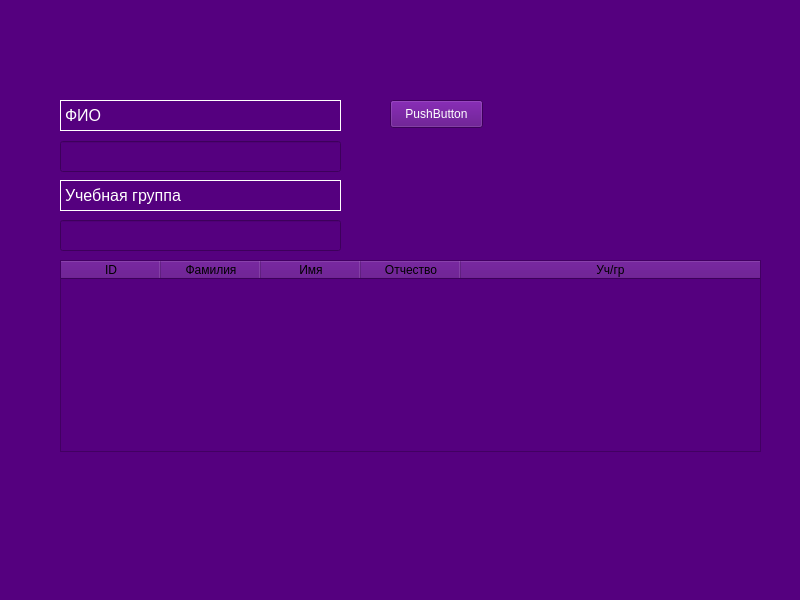
<?xml version="1.0" encoding="UTF-8"?>
<ui version="4.0">
 <class>MainWindow</class>
 <widget class="QMainWindow" name="MainWindow">
  <property name="geometry">
   <rect>
    <x>0</x>
    <y>0</y>
    <width>800</width>
    <height>600</height>
   </rect>
  </property>
  <property name="windowTitle">
   <string>MainWindow</string>
  </property>
  <property name="styleSheet">
   <string notr="true">background-color: rgb(85, 0, 127);
color: rgb(255, 255, 255);</string>
  </property>
  <widget class="QWidget" name="centralwidget">
   <widget class="QLabel" name="label">
    <property name="geometry">
     <rect>
      <x>60</x>
      <y>100</y>
      <width>281</width>
      <height>31</height>
     </rect>
    </property>
    <property name="font">
     <font>
      <pointsize>12</pointsize>
     </font>
    </property>
    <property name="styleSheet">
     <string notr="true">border: 1px solid white;</string>
    </property>
    <property name="text">
     <string>ФИО</string>
    </property>
   </widget>
   <widget class="QLabel" name="label_2">
    <property name="geometry">
     <rect>
      <x>60</x>
      <y>180</y>
      <width>281</width>
      <height>31</height>
     </rect>
    </property>
    <property name="font">
     <font>
      <pointsize>12</pointsize>
     </font>
    </property>
    <property name="styleSheet">
     <string notr="true">border: 1px solid white;</string>
    </property>
    <property name="text">
     <string>Учебная группа</string>
    </property>
   </widget>
   <widget class="QLineEdit" name="lineEdit">
    <property name="geometry">
     <rect>
      <x>60</x>
      <y>141</y>
      <width>281</width>
      <height>31</height>
     </rect>
    </property>
    <property name="font">
     <font>
      <pointsize>12</pointsize>
     </font>
    </property>
   </widget>
   <widget class="QLineEdit" name="lineEdit_2">
    <property name="geometry">
     <rect>
      <x>60</x>
      <y>220</y>
      <width>281</width>
      <height>31</height>
     </rect>
    </property>
    <property name="font">
     <font>
      <pointsize>12</pointsize>
     </font>
    </property>
   </widget>
   <widget class="QTableWidget" name="tableWidget">
    <property name="geometry">
     <rect>
      <x>60</x>
      <y>260</y>
      <width>701</width>
      <height>192</height>
     </rect>
    </property>
    <property name="styleSheet">
     <string notr="true">background-color: rgb(85, 0, 127);
color: rgb(0, 0, 0);</string>
    </property>
    <property name="verticalScrollBarPolicy">
     <enum>Qt::ScrollBarAsNeeded</enum>
    </property>
    <property name="horizontalScrollBarPolicy">
     <enum>Qt::ScrollBarAsNeeded</enum>
    </property>
    <property name="sizeAdjustPolicy">
     <enum>QAbstractScrollArea::AdjustToContents</enum>
    </property>
    <property name="horizontalScrollMode">
     <enum>QAbstractItemView::ScrollPerItem</enum>
    </property>
    <property name="showGrid">
     <bool>true</bool>
    </property>
    <attribute name="horizontalHeaderVisible">
     <bool>true</bool>
    </attribute>
    <attribute name="horizontalHeaderCascadingSectionResizes">
     <bool>true</bool>
    </attribute>
    <attribute name="horizontalHeaderHighlightSections">
     <bool>true</bool>
    </attribute>
    <attribute name="horizontalHeaderMinimumSectionSize">
     <number>50</number>
    </attribute>
    <attribute name="horizontalHeaderShowSortIndicator" stdset="0">
     <bool>false</bool>
    </attribute>
    <attribute name="horizontalHeaderStretchLastSection">
     <bool>true</bool>
    </attribute>
    <attribute name="verticalHeaderShowSortIndicator" stdset="0">
     <bool>false</bool>
    </attribute>
    <column>
     <property name="text">
      <string>ID</string>
     </property>
     <property name="foreground">
      <brush brushstyle="SolidPattern">
       <color alpha="255">
        <red>0</red>
        <green>0</green>
        <blue>0</blue>
       </color>
      </brush>
     </property>
    </column>
    <column>
     <property name="text">
      <string>Фамилия</string>
     </property>
    </column>
    <column>
     <property name="text">
      <string>Имя</string>
     </property>
    </column>
    <column>
     <property name="text">
      <string>Отчество</string>
     </property>
    </column>
    <column>
     <property name="text">
      <string>Уч/гр</string>
     </property>
    </column>
   </widget>
   <widget class="QPushButton" name="pushButton">
    <property name="geometry">
     <rect>
      <x>390</x>
      <y>100</y>
      <width>93</width>
      <height>28</height>
     </rect>
    </property>
    <property name="text">
     <string>PushButton</string>
    </property>
   </widget>
  </widget>
  <widget class="QMenuBar" name="menubar">
   <property name="geometry">
    <rect>
     <x>0</x>
     <y>0</y>
     <width>800</width>
     <height>26</height>
    </rect>
   </property>
  </widget>
  <widget class="QStatusBar" name="statusbar"/>
 </widget>
 <resources/>
 <connections/>
</ui>
